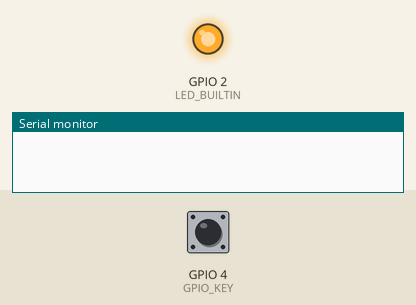
This sketch was run on a simulated ESP8266 (NodeMCU). On the bench: output pins drawn as LEDs (lit = HIGH, except the on-board LED, lit = LOW), the last lines printed to the serial monitor. Inputs (shaded band) come from the test bench; at power-on: GPIO 4 (GPIO_KEY) HIGH.

Above: at 1.2 s.
1.3 s: GPIO 4 (GPIO_KEY) pulled LOW for 0.15 s
At 1.39 s:
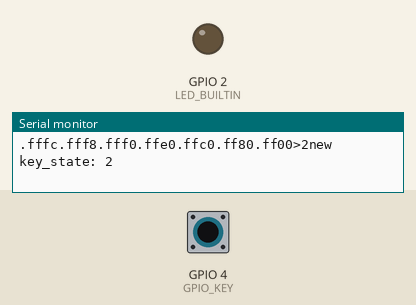
2.9 s: GPIO 4 (GPIO_KEY) pulled LOW for 3.2 s
At 6.9 s:
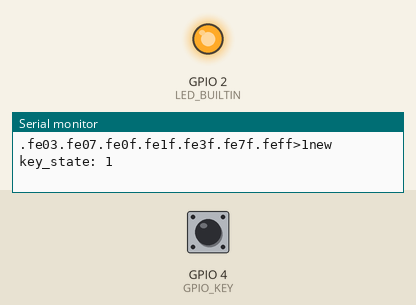
Timing chart, 0 to 8.4 s (numbered marks = the images above; inputs shaded):
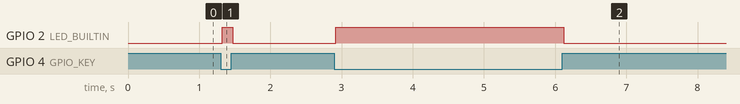

Measured:
- after the input at 1.3 s, GPIO 2 (LED_BUILTIN): LOW → HIGH at once, → LOW 0.15 s later
- after the input at 2.9 s, GPIO 2 (LED_BUILTIN): LOW → HIGH at once, → LOW 3.2 s later

The sketch:

esp-debounce.ino
```cpp
//
// tested on
//     LOLIN(WEMOS) D1 R2 & mini
// and
//     WEMOS D1 MINI ESP32
//

#include "mylcf.h"
#include <Ticker.h>

#ifdef ESP8266
#define GPIO_KEY 4              // define key to debounce
#else
#define GPIO_KEY 27
#endif

#define DEBOUNCE_MASK   0xff00  // debounces key press, implies 8 equal samples in a row for a key to trigger
#define DEBOUNCE_MASKr  0xfeff  // debounces key release, implies 8 equal samples in a row for a key to trigger
#define DEBOUNCE_RATE        3  // sample rate in ms to scan the key state
#define DEBOUNCE_CNT       100  // max. cnt of debounces => debounce timeout == DEBOUNCE_RATE x (DEBOUNCE_CNT - 1)

#define KEY_NONE      0         // no change
#define KEY_RELEASED  1         // key has been released
#define KEY_PRESSED   2         // key has been depressed

class Button
{
    private:
    public:
        _u8 button;
        _u16 state = ~0;        // start with GPIO samples all open ( == 1)
        _u8 debounces;
        void
        begin(_u8 btn) {
            reset();
            button = btn;
            pinMode(button, INPUT_PULLUP);
        }
        void
        reset() {
//            state = ~0;       // don't reset during operation
            debounces = 0;
        }
        _u8
        debounce() {
            ++debounces;        // debounces run so far
            state = state << 1 | digitalRead(button) | DEBOUNCE_MASK << 1;
            return state == DEBOUNCE_MASK ? KEY_PRESSED : state == DEBOUNCE_MASKr ? KEY_RELEASED : KEY_NONE;
        }
};

Button button;
Ticker timer;
_u8 key_state;

void
samplekey()
{
    _u8 k_stat = button.debounce();

Serial.printf(".%x", button.state);
    if (k_stat != KEY_NONE) {
        key_state = k_stat;
Serial.printf(">%x", key_state);
    }
    if (k_stat != KEY_NONE || button.debounces > DEBOUNCE_CNT) {
        // reset if either key is pressed/released or debounce timed out
        timer.detach();
        button.reset();
    }
}

void IRAM_ATTR
keyintr()
{
    if (!button.debounces) {
        timer.attach_ms(DEBOUNCE_RATE, samplekey);
        button.debounce();          // take the initial sample right here
    }
}

void
setup()
{
    Serial.begin(115200);
    button.begin(GPIO_KEY);
    attachInterrupt(digitalPinToInterrupt(GPIO_KEY), keyintr, CHANGE);  // must handle both directions for release and press

    pinMode(LED_BUILTIN, OUTPUT);
    digitalWrite(LED_BUILTIN, LOW);
}

void
loop()
{
    static _u8 old_keystate;

    if (key_state != old_keystate) {
        digitalWrite(LED_BUILTIN, !digitalRead(LED_BUILTIN));
        Serial.printf("new key_state: %d\n", key_state);
        old_keystate = key_state;
    }
}
```

mylcf.h
```cpp
// ESP8266 & ESP32 version

typedef unsigned char  _u8;
typedef unsigned short _u16;
typedef unsigned int   _u32;
typedef unsigned long long _u64;
typedef _u8           *_u8p;
typedef _u16          *_u16p;
typedef _u32          *_u32p;
typedef _u64          *_u64p;

typedef char           _i8;
typedef short          _i16;
typedef int            _i32;
typedef long long      _i64;
typedef _i8           *_i8p;
typedef _i16          *_i16p;
typedef _i32          *_i32p;
typedef _i64          *_i64p;

#define _SZ(a) (sizeof a)
#define _NE(a) (_SZ(a) / _SZ(*(a))) // number of elements

#define SWP_16(a) \
    ((_u32)(a) << 8 & 0xff00 | \
     (_u32)(a) >> 8 & 0x00ff)

#define SWP_24(a) \
    ((a)[0] << 16 | \
     (a)[1] <<  8 | \
     (a)[2] <<  0)

#define SWP_32(a) \
    ((_u32)(a) << 24 & 0xff000000 | \
     (_u32)(a) <<  8 & 0x00ff0000 | \
     (_u32)(a) >>  8 & 0x0000ff00 | \
     (_u32)(a) >> 24 & 0x000000ff)

#define SWP_64(a) \
    ((_u64)(a) << 56 & 0xff00000000000000 | \
     (_u64)(a) << 40 & 0x00ff000000000000 | \
     (_u64)(a) << 24 & 0x0000ff0000000000 | \
     (_u64)(a) <<  8 & 0x000000ff00000000 | \
     (_u64)(a) >>  8 & 0x00000000ff000000 | \
     (_u64)(a) >> 24 & 0x0000000000ff0000 | \
     (_u64)(a) >> 40 & 0x000000000000ff00 | \
     (_u64)(a) >> 56 & 0x00000000000000ff)
```
